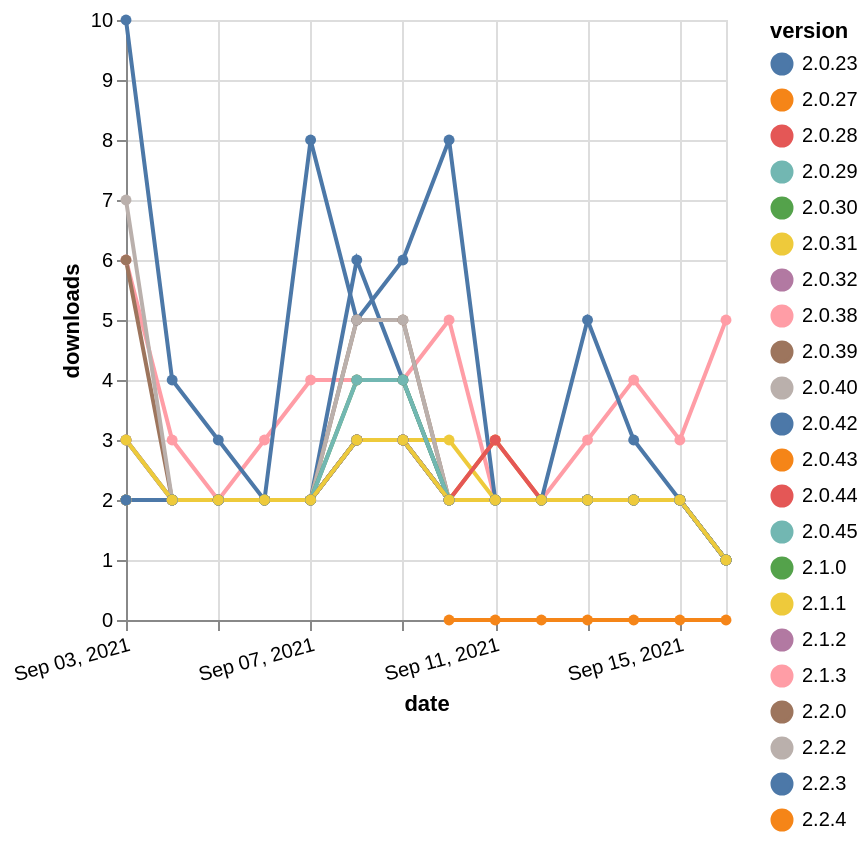

Express this chart as Vega-Lite.
### Vega-Lite specification from a JSON file in a GitHub repository (floating-point values rounded to 4 significant figures; data arrays with more than 128 entries replaced by an {"elided": "..."} marker saying what was removed)
{"$schema": "https://vega.github.io/schema/vega-lite/v5.json", "description": "A simple bar chart with embedded data.", "data": {"values": {"elided": "301 records"}}, "width": "container", "mark": {"type": "line", "point": {"filled": true}}, "encoding": {"x": {"field": "date", "type": "temporal", "timeUnit": "yearmonthdate", "title": "date", "axis": {"labelAngle": -15}}, "y": {"field": "delta", "type": "quantitative", "title": "downloads"}, "color": {"field": "version", "type": "nominal"}, "tooltip": {"field": "delta"}}}
